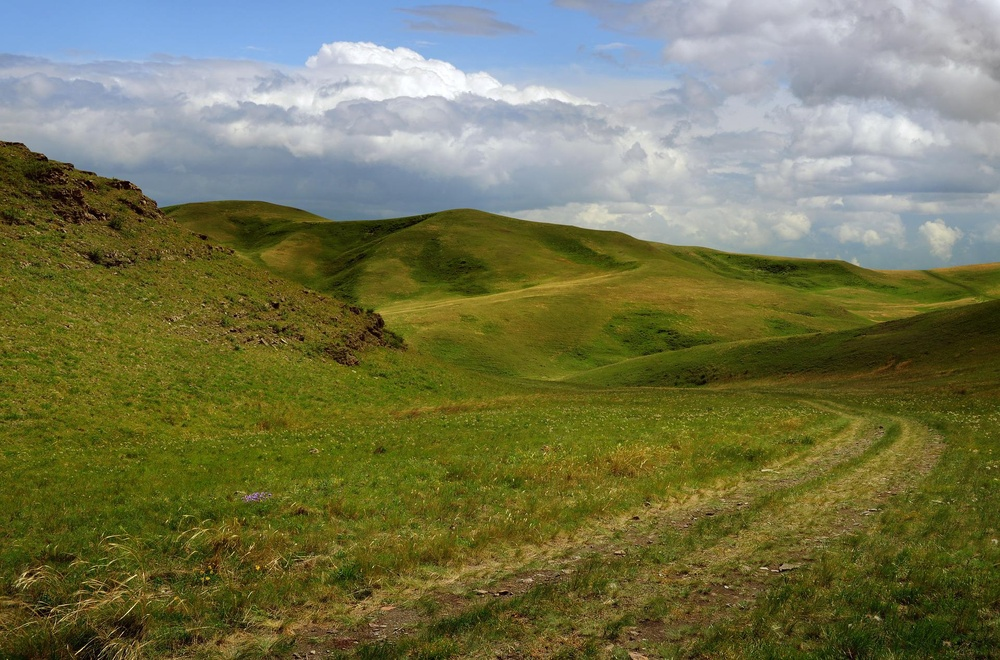
#> input picture Reference.jpg, 1000 x 660 px, shrunk from 1920 x 1267 before the run
$ jupyter execute --allow-errors 'Histogram Matching.ipynb'
#> lines starting #> are read from the running program, lines starting #| are printed output that depends on the picture
# **Histogram Matching**

[cell 1]
import IPython.display as display
from PIL import Image
import numpy as np
import matplotlib.pyplot as plt
import matplotlib.image as mpimg
import warnings
warnings.filterwarnings("ignore")

Reference = np.array(Image.open('Reference.jpg'))
#> Reference is the input picture: shape (660, 1000, 3); mean R, G, B 115.8, 117.3, 80.7
Source = np.array(Image.open('Source.jpg'))
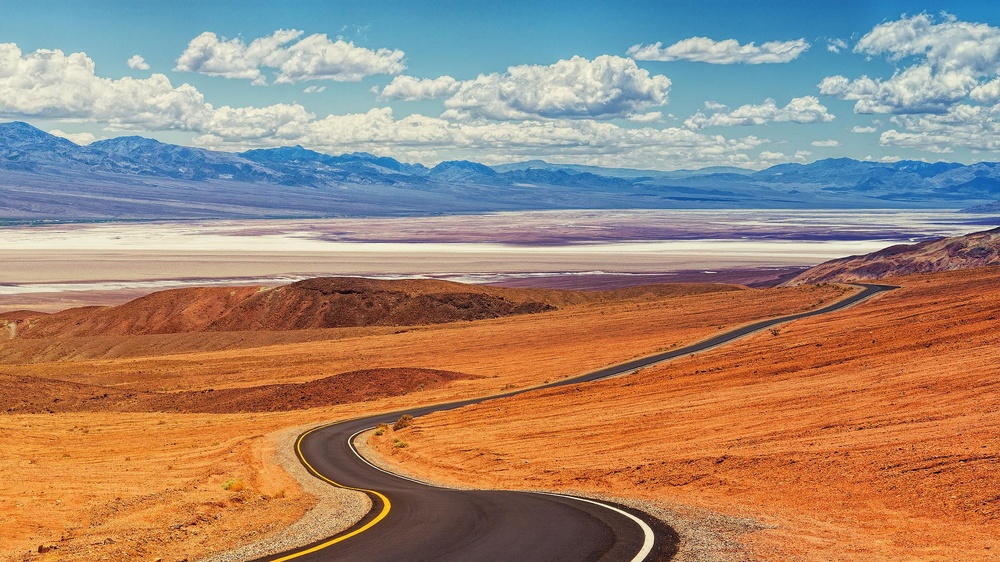
#> input picture Source.jpg, 1000 x 562 px, shrunk from 1920 x 1080 before the run
#> Source is the input picture: shape (562, 1000, 3); mean R, G, B 161.9, 136.1, 118.1

[cell 2]
def Matching_Histogram(Reference, Source):
  num_bins = 255
  matched_image = Source
  for rgb in range(Source.shape[2]):
    # Calculate CDF of the images:
    ref_CDF, bins = CDF(Reference, rgb, num_bins)
    src_CDF, bins = CDF(Source, rgb, num_bins)
    # Normalizing the CDFs:
    ref_CDF = Normalize(ref_CDF)
    src_CDF = Normalize(src_CDF)
    # Matching the images:
    new_src = np.interp(Source[:,:,rgb].flatten(), bins[:-1], src_CDF)
    changed_src = np.interp(new_src, ref_CDF, bins[:-1])
    matched_image[:,:,rgb] = changed_src.reshape((Source.shape[0],Source.shape[1]))
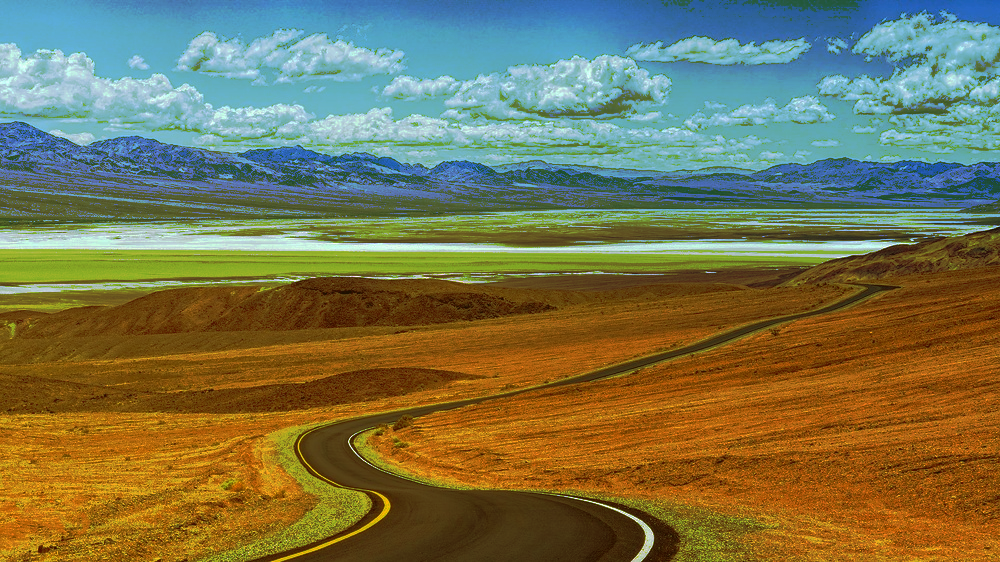
#> Source: shape (562, 1000, 3); mean R, G, B 120.3, 117.1, 80.5
  return matched_image

def CDF(input, rgb, num_bins):
  Hist, bins = np.histogram(input[:,:,rgb].flatten(), num_bins, normed = True)
  cdf = np.cumsum(Hist)
  return cdf, bins

def Normalize(input_CDF):
  return (255*input_CDF/input_CDF[-1]).astype(np.uint8)
